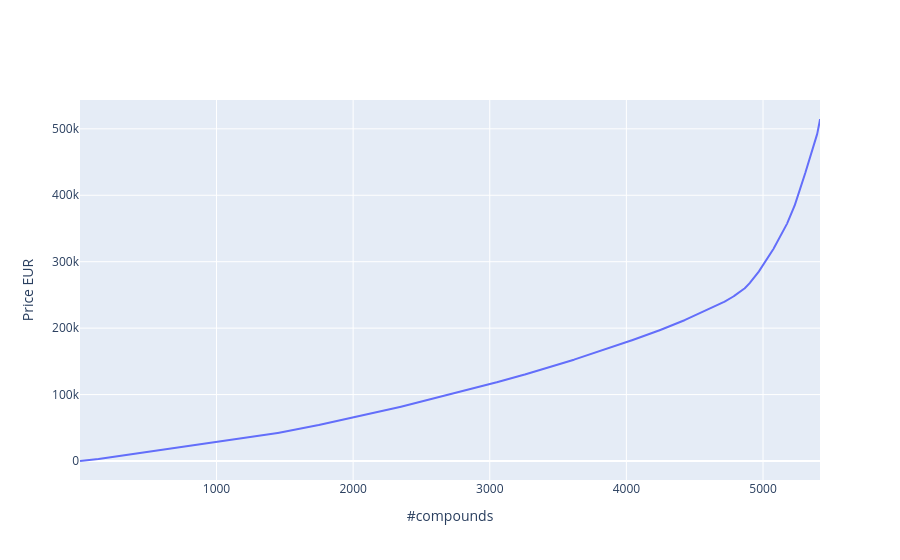

The notebook cell this image was saved under:
### Code cell
counts = []
prices = []
total = 0
for i,row in df.sort_values("price").iterrows():
    counts.append(len(counts)+1)
    total += row["price"]
    prices.append(total)

fig = go.Figure()
fig.add_trace(go.Scatter(x=counts, y=prices))
fig.update_layout(xaxis_title="#compounds", yaxis_title="Price EUR")

### Figure 1 — Plotly figure (JSON) as saved in the notebook; plotly's stock layout.template omitted (floating-point values rounded to 4 significant figures; data arrays with more than 128 entries replaced by an {"elided": "..."} marker saying what was removed)
{"data": [{"type": "scatter", "x": {"elided": "5417 int values"}, "y": {"elided": "5417 int values"}}], "layout": {"xaxis": {"title": {"text": "#compounds"}}, "yaxis": {"title": {"text": "Price EUR"}}}}
